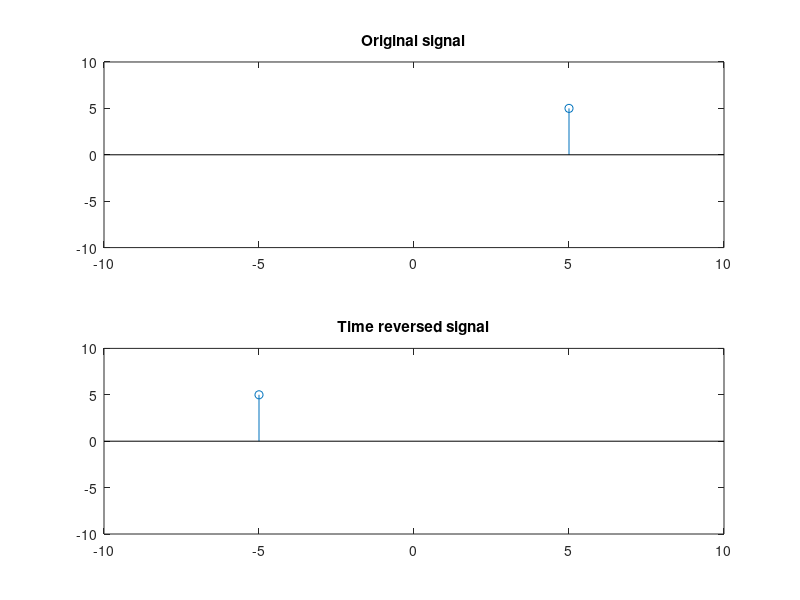

MATLAB code to generate this figure:
clc;
clear all;
close all;
x = input('enter the sequence');
y = input('enter the starting point');
[p q] = size(x);
n = y:y+q-1;
subplot(2,1,1);
stem(n,x);
hold on;
xlim([-10 10]);
ylim([-10 10]);
title('Original signal');
hold off;
x1 = fliplr(x);%flipped the sequence
n1 = fliplr(n);%flipped the time span
n1 = -1.*n1; %negated the time span to get folding effect
subplot(2,1,2);
stem(n1,x1);
hold on;
xlim([-10 10]);
ylim([-10 10]);
title('Time reversed signal');
hold off;


